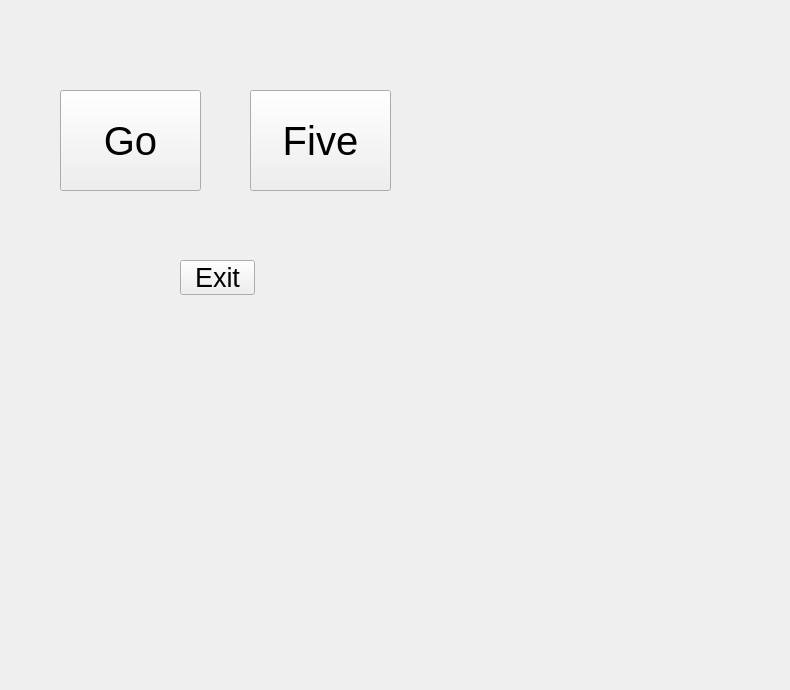
<?xml version="1.0" encoding="UTF-8"?>
<ui version="4.0">
 <class>clientWidget</class>
 <widget class="QWidget" name="clientWidget">
  <property name="geometry">
   <rect>
    <x>0</x>
    <y>0</y>
    <width>790</width>
    <height>690</height>
   </rect>
  </property>
  <property name="windowTitle">
   <string>clientWidget</string>
  </property>
  <widget class="QStackedWidget" name="stackedWidget">
   <property name="geometry">
    <rect>
     <x>0</x>
     <y>0</y>
     <width>790</width>
     <height>690</height>
    </rect>
   </property>
   <widget class="QWidget" name="index">
    <widget class="QPushButton" name="five">
     <property name="geometry">
      <rect>
       <x>250</x>
       <y>90</y>
       <width>141</width>
       <height>101</height>
      </rect>
     </property>
     <property name="font">
      <font>
       <pointsize>30</pointsize>
      </font>
     </property>
     <property name="text">
      <string>Five</string>
     </property>
    </widget>
    <widget class="QPushButton" name="go">
     <property name="geometry">
      <rect>
       <x>60</x>
       <y>90</y>
       <width>141</width>
       <height>101</height>
      </rect>
     </property>
     <property name="font">
      <font>
       <pointsize>30</pointsize>
      </font>
     </property>
     <property name="text">
      <string>Go</string>
     </property>
    </widget>
    <widget class="QPushButton" name="exit">
     <property name="geometry">
      <rect>
       <x>180</x>
       <y>260</y>
       <width>75</width>
       <height>35</height>
      </rect>
     </property>
     <property name="font">
      <font>
       <pointsize>20</pointsize>
      </font>
     </property>
     <property name="text">
      <string>Exit</string>
     </property>
    </widget>
   </widget>
   <widget class="QWidget" name="fiveWidget">
    <widget class="QPushButton" name="five_exit">
     <property name="geometry">
      <rect>
       <x>690</x>
       <y>70</y>
       <width>75</width>
       <height>75</height>
      </rect>
     </property>
     <property name="text">
      <string>Exit</string>
     </property>
    </widget>
    <widget class="ChessBoard" name="board_five">
     <property name="geometry">
      <rect>
       <x>20</x>
       <y>20</y>
       <width>571</width>
       <height>441</height>
      </rect>
     </property>
     <property name="text">
      <string>TextLabel</string>
     </property>
    </widget>
    <widget class="QLabel" name="five_label">
     <property name="geometry">
      <rect>
       <x>710</x>
       <y>160</y>
       <width>101</width>
       <height>31</height>
      </rect>
     </property>
     <property name="font">
      <font>
       <family>Arial</family>
       <pointsize>12</pointsize>
       <weight>75</weight>
       <bold>true</bold>
       <kerning>true</kerning>
      </font>
     </property>
     <property name="text">
      <string>It's your turn</string>
     </property>
    </widget>
   </widget>
   <widget class="QWidget" name="goWidget">
    <widget class="QPushButton" name="go_exit">
     <property name="geometry">
      <rect>
       <x>700</x>
       <y>80</y>
       <width>75</width>
       <height>75</height>
      </rect>
     </property>
     <property name="text">
      <string>Exit</string>
     </property>
    </widget>
    <widget class="ChessBoard" name="board_go">
     <property name="geometry">
      <rect>
       <x>30</x>
       <y>30</y>
       <width>571</width>
       <height>441</height>
      </rect>
     </property>
     <property name="text">
      <string>TextLabel</string>
     </property>
    </widget>
    <widget class="QLabel" name="go_label">
     <property name="geometry">
      <rect>
       <x>730</x>
       <y>210</y>
       <width>101</width>
       <height>31</height>
      </rect>
     </property>
     <property name="font">
      <font>
       <family>Arial</family>
       <pointsize>12</pointsize>
       <weight>75</weight>
       <bold>true</bold>
       <kerning>true</kerning>
      </font>
     </property>
     <property name="text">
      <string>It's your turn</string>
     </property>
    </widget>
   </widget>
  </widget>
 </widget>
 <layoutdefault spacing="6" margin="11"/>
 <customwidgets>
  <customwidget>
   <class>ChessBoard</class>
   <extends>QLabel</extends>
   <header location="global">chessboard.h</header>
  </customwidget>
 </customwidgets>
 <resources/>
 <connections/>
</ui>
